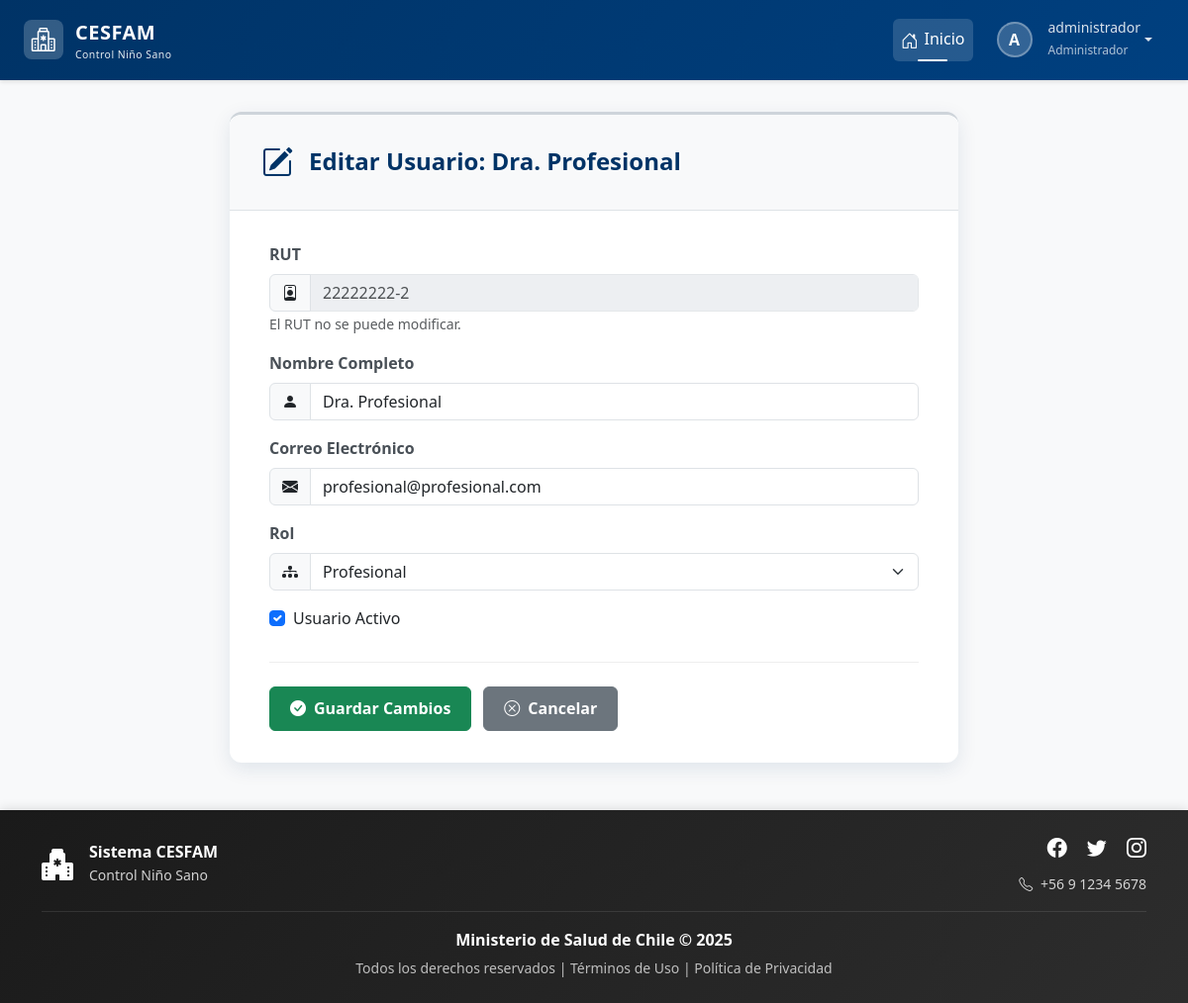
The app's page /usuarios/editar/2/ (signed in) with its own data.
### login/models.py (models this page shows, shortened)
class Usuario(AbstractBaseUser, PermissionsMixin):
    rut = models.CharField(max_length=10, unique=True)
    nombre_completo = models.CharField(max_length=200)
    email = models.EmailField(unique=True)
    rol = models.ForeignKey(Rol, on_delete=models.PROTECT)
    clave_temporal = models.BooleanField(default=False)
    nombre_completo_norm = models.CharField(
        max_length=200,
        editable=False,
        db_index=True
    )
    activo = models.BooleanField(default=True)
    is_staff = models.BooleanField(default=False) # Necesario para el admin de Django
    fecha_creacion = models.DateTimeField(default=timezone.now)
    objects = UsuarioManager()
    USERNAME_FIELD = 'rut'
    REQUIRED_FIELDS = ['nombre_completo', 'email']

class Rol(models.Model):
    id = models.AutoField(primary_key=True)
    nombre_rol = models.CharField(max_length=30, unique=True)
    descripcion = models.CharField(max_length=200)

### login/views.py (the view, shortened to what this page needs)
@login_required
@rol_requerido(['Administrador'])
def editar_usuario(request, pk):
    usuario = get_object_or_404(Usuario, pk=pk)
    roles = Rol.objects.all()
    contexto = {
        'usuario': usuario,
        'roles': roles,
    }
    return render(request, 'authentication/editar_usuario.html', contexto)

### login/templates/authentication/editar_usuario.html (shortened to what this page needs)
{% extends 'base.html' %}
{% load static %}
{% block extra_css %}
    <link rel="stylesheet" href="{% static 'css/estiloformularios.css' %}">
{% endblock %}
{% block content %}
<div class="container">
    <div class="row justify-content-center">
        <div class="col-lg-10 col-xl-8">
            <div class="card form-card">
                <div class="form-header">
                    <div class="form-icon">
                        <i class="bi bi-pencil-square"></i>
                    </div>
                    <h2>Editar Usuario: {{ usuario.nombre_completo }}</h2>
                </div>
                <div class="form-body">
                    <form method="post">
                        <div class="mb-3 animate-form-element" style="animation-delay: 0.1s;">
                            <label class="form-label">RUT</label>
                            <div class="input-group">
                                <span class="input-group-text"><i class="bi bi-person-badge"></i></span>
                                <input type="text" class="form-control" value="{{ usuario.rut }}" disabled>
                            </div>
                            <small class="form-text text-muted">El RUT no se puede modificar.</small>
                        </div>
                        <div class="mb-3 animate-form-element" style="animation-delay: 0.2s;">
                            <label for="nombre_completo" class="form-label">Nombre Completo</label>
                            <div class="input-group">
                                <span class="input-group-text"><i class="bi bi-person-fill"></i></span>
                                <input type="text" id="nombre_completo" name="nombre_completo" class="form-control" value="{{ usuario.nombre_completo }}" required>
                            </div>
                        </div>
                        <div class="mb-3 animate-form-element" style="animation-delay: 0.3s;">
                            <label for="email" class="form-label">Correo Electrónico</label>
                            <div class="input-group">
                                <span class="input-group-text"><i class="bi bi-envelope-fill"></i></span>
                                <input type="email" id="email" name="email" class="form-control" value="{{ usuario.email }}" required>
                            </div>
                        </div>
                        <div class="mb-3 animate-form-element" style="animation-delay: 0.4s;">
                            <label for="rol" class="form-label">Rol</label>
                            <div class="input-group">
                                <span class="input-group-text"><i class="bi bi-diagram-3-fill"></i></span>
                                <select id="rol" name="rol" class="form-select">
                                    {% for rol in roles %}
                                        <option value="{{ rol.id }}" {% if rol.id == usuario.rol.id %}selected{% endif %}>
                                            {{ rol.nombre_rol }}
                                        </option>
                                    {% endfor %}
                                </select>
                            </div>
                        </div>
                        <div class="form-check mb-4 animate-form-element" style="animation-delay: 0.5s;">
                            <input class="form-check-input" type="checkbox" id="activo" name="activo" {% if usuario.activo %}checked{% endif %}>
                            <label class="form-check-label" for="activo">
                                Usuario Activo
                            </label>
                        </div>
                        <div class="form-buttons animate-form-element" style="animation-delay: 0.6s;">
                            <button type="submit" class="btn btn-success">
                                <i class="bi bi-check-circle-fill me-2"></i>Guardar Cambios
                            </button>
                            <a href="{% url 'listar_usuarios' %}" class="btn btn-secondary">
                                <i class="bi bi-x-circle me-2"></i>Cancelar
                            </a>
                        </div>
                    </form>
                </div> </div> </div>
    </div>
</div>
{% endblock %}

### templates/base.html (shortened to what this page needs)
{% load static %}
<!DOCTYPE html>
<html lang="es">
<head>
    <link href="https://cdn.jsdelivr.net/npm/bootstrap@5.3.2/dist/css/bootstrap.min.css" rel="stylesheet"
>
    <link rel="stylesheet" href="https://cdn.jsdelivr.net/npm/bootstrap-icons@1.11.1/font/bootstrap-icons.css">
    <link href="https://cdn.jsdelivr.net/npm/select2@4.1.0-rc.0/dist/css/select2.min.css" rel="stylesheet" />
    <link rel="stylesheet" href="{% static 'css/estilobase.css' %}">
    {% block extra_css %}{% endblock %}
</head>
<body>
    <nav class="navbar navbar-expand-lg navbar-dark navbar-cesfam sticky-top">
        <div class="container-fluid px-4">
            <a class="navbar-brand" href="{% url 'home' %}">
                <div class="logo-icon">
                    <i class="bi bi-hospital text-white fs-4"></i>
                </div>
                <div>
                    <span>CESFAM</span>
                    <small class="d-block" style="font-size: 0.65rem; font-weight: 400; opacity: 0.9;">
                        Control Niño Sano
                    </small>
                </div>
            </a>
            <div class="collapse navbar-collapse" id="navbarNav">
                <ul class="navbar-nav ms-auto align-items-lg-center">
                    <li class="nav-item">
                        <a class="nav-link active" href="{% url 'home' %}">
                            <i class="bi bi-house-door"></i>Inicio
                        </a>
                    </li>
                    {% if request.user.is_authenticated %}
                    <li class="nav-item dropdown ms-lg-2">
                        <a class="nav-link dropdown-toggle d-flex align-items-center" href="#"
                           id="userDropdown" role="button" data-bs-toggle="dropdown" aria-expanded="false">
                            <div class="user-avatar">
                                {{ request.user.nombre_completo|first|upper }}
                            </div>
                            <div class="d-none d-lg-block text-start ms-2">
                                <small class="d-block" style="line-height: 1.2;">
                                    {{ request.user.nombre_completo|truncatewords:2 }}
                                </small>
                                <small style="font-size: 0.75rem; opacity: 0.8;">
                                    {{ request.user.rol.nombre_rol }}
                                </small>
                            </div>
                        </a>
                    </li>
                    {% else %}
                    <li class="nav-item ms-lg-2">
                        <a class="btn btn-light btn-sm" href="{% url 'login' %}">
                            <i class="bi bi-box-arrow-in-right me-1"></i>Iniciar Sesión
                        </a>
                    </li>
                    {% endif %}
                </ul>
            </div>
        </div>
    </nav>
    <main class="main-container container-fluid px-4">
        {% block content %}
        {% endblock %}
    </main>
    <footer class="footer-cesfam text-white py-4 mt-auto">
        <div class="container">
            <div class="row align-items-center">
                <div class="col-md-4 text-center text-md-start mb-3 mb-md-0">
                    <div class="d-flex align-items-center justify-content-center justify-content-md-start">
                        <i class="bi bi-hospital-fill fs-2 me-3"></i>
                        <div>
                            <h6 class="mb-0 fw-bold">Sistema CESFAM</h6>
                            <small style="opacity: 0.8;">Control Niño Sano</small>
                        </div>
                    </div>
                </div>
                <div class="col-md-4 text-center text-md-end">
                    <div class="social-links mb-2">
                        <a href="#" class="text-white text-decoration-none me-3" aria-label="Facebook">
                            <i class="bi bi-facebook fs-5"></i>
                        </a>
                        <a href="#" class="text-white text-decoration-none me-3" aria-label="Twitter">
                            <i class="bi bi-twitter fs-5"></i>
                        </a>
                        <a href="#" class="text-white text-decoration-none" aria-label="Instagram">
                            <i class="bi bi-instagram fs-5"></i>
                        </a>
                    </div>
                    <small style="opacity: 0.8;">
                        <i class="bi bi-telephone me-1"></i> +56 9 1234 5678
                    </small>
                </div>
            </div>
            <div class="footer-divider my-3"></div>
            <div class="row">
                <div class="col-12 text-center">
                    <p class="mb-1">
                        <strong>Ministerio de Salud de Chile &copy; {% now "Y" %}</strong>
                    </p>
                    <small style="opacity: 0.7;">
                        Todos los derechos reservados |
                        <a href="#" class="text-white text-decoration-none">Términos de Uso</a> |
                        <a href="#" class="text-white text-decoration-none">Política de Privacidad</a>
                    </small>
                </div>
            </div>
        </div>
    </footer>
</body>
</html>

### static/css/estilobase.css (style rules this page uses)
:root { --cesfam-primary: #003366; --cesfam-secondary: #0066cc; --cesfam-light: #e7f1ff; --cesfam-dark: #001a33; }
body { display: flex; flex-direction: column; min-height: 100vh; background-color: #f8f9fa; font-family: 'Segoe UI', Tahoma, Geneva, Verdana, sans-serif; }
main { flex: 1; }
.navbar-cesfam { background: linear-gradient(135deg, var(--cesfam-primary) 0%, #004080 100%); box-shadow: 0 2px 4px rgba(0,0,0,.1); padding: 0.75rem 0; }
.navbar-brand { display: flex; align-items: center; font-size: 1.25rem; font-weight: 700; letter-spacing: 0.5px; }
.navbar-brand .logo-icon { width: 40px; height: 40px; background: rgba(255,255,255,0.2); border-radius: 8px; display: flex; align-items: center; justify-content: center; margin-right: 12px; transition: all 0.3s ease; }
.navbar-nav .nav-link { color: rgba(255,255,255,0.85) !important; font-weight: 500; padding: 0.5rem 1rem; margin: 0 0.25rem; border-radius: 6px; transition: all 0.3s ease; position: relative; }
.navbar-nav .nav-link.active { color: #ffffff !important; background-color: rgba(255,255,255,0.15); }
.navbar-nav .nav-link.active::before { content: ''; position: absolute; bottom: 0; left: 50%; transform: translateX(-50%); width: 30px; height: 2px; background-color: #ffffff; border-radius: 2px; }
.navbar-nav .nav-link i { margin-right: 6px; font-size: 1.1em; vertical-align: middle; }
.user-avatar { width: 36px; height: 36px; background: rgba(255,255,255,0.2); border: 2px solid rgba(255,255,255,0.3); border-radius: 50%; display: flex; align-items: center; justify-content: center; font-weight: 600; color: white; margin-right: 8px; transition: all 0.3s ease; }
.footer-cesfam { background: linear-gradient(135deg, #1a1a1a 0%, #2d2d2d 100%); box-shadow: 0 -2px 10px rgba(0,0,0,0.1); margin-top: auto; }
.footer-divider { height: 1px; background: rgba(255,255,255,0.1); margin: 1rem 0; }
.footer-cesfam .social-links a { transition: all 0.3s ease; display: inline-block; }
.footer-cesfam .social-links a i { transition: all 0.3s ease; }
.main-container { padding-top: 2rem; padding-bottom: 3rem; min-height: calc(100vh - 200px); animation: fadeIn 0.8s ease-in-out; }
.card { border: none; box-shadow: 0 1px 3px rgba(0,0,0,0.08); border-radius: 10px; transition: all 0.3s ease; }
.form-label { font-weight: 500; color: #495057; margin-bottom: 0.5rem; }

### static/css/estiloformularios.css (style rules this page uses)
:root { --cesfam-primary: #003366; --cesfam-secondary: #0066cc; --cesfam-danger: #dc3545; --cesfam-danger-soft: #f8d7da; --cesfam-light-gray: #f8f9fa; --cesfam-border-gray: #dee2e6; --cesfam-success: #198754; --cesfam-warning: #ffc107; --cesfam-info: #0dcaf0; --cesfam-muted-text: #6c757d; }
.form-card { border: none; border-radius: 12px; box-shadow: 0 6px 20px rgba(0, 51, 102, 0.1); border-top: 3px solid #ced4da; animation: fadeInUp 0.6s ease-out; }
.form-header { display: flex; align-items: center; padding: 1.5rem 2rem; background-color: #f8f9fa; border-bottom: 1px solid #dee2e6; border-radius: 12px 12px 0 0; }
.form-icon { font-size: 2rem; color: var(--cesfam-primary); margin-right: 1rem; animation: bounceIn 0.7s ease-out 0.2s backwards; }
.form-header h2 { color: var(--cesfam-primary); font-weight: 700; margin-bottom: 0; font-size: 1.5rem; }
.form-body { padding: 2rem 2.5rem; text-align: left; }
.form-body .form-label { font-weight: 600; color: #495057; margin-bottom: 0.5rem; }
.form-control:disabled { background-color: #e9ecef; opacity: 0.8; }
.form-buttons { display: flex; flex-wrap: wrap; gap: 0.75rem; margin-top: 2rem; border-top: 1px solid #eee; padding-top: 1.5rem; }
.form-buttons .btn { padding: 0.6rem 1.25rem; font-weight: 600; }
.animate-form-element { animation: fadeInUp 0.5s ease-out backwards; }
.form-card .form-body .input-group > .form-select { border-top-left-radius: 0; border-bottom-left-radius: 0; }

### records on screen
Usuario: user.nombre_completo|first "A", user.nombre_completo "administrador", user.rol.nombre_rol "Administrador"
Usuario: nombre_completo "Dra. Profesional", rut "22222222-2", email "profesional@profesional.com", rol "Profesional", activo "☑"
